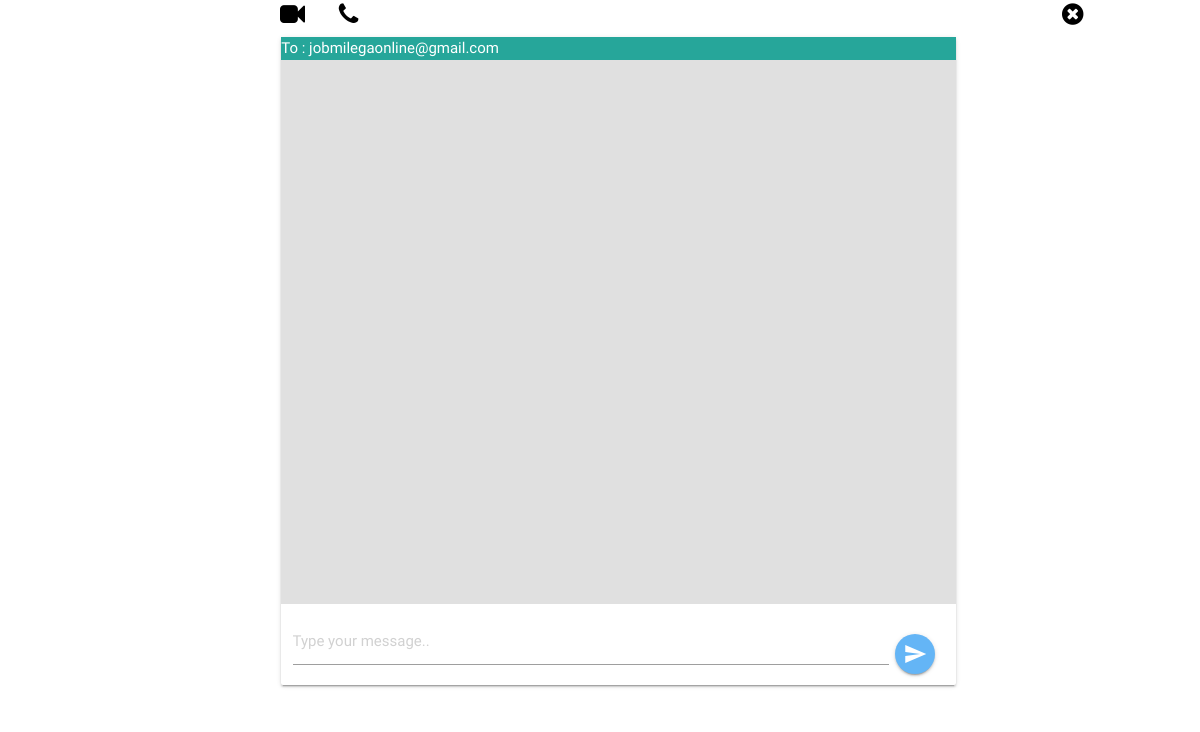
Before: /chat/30/2/ with the older database file.
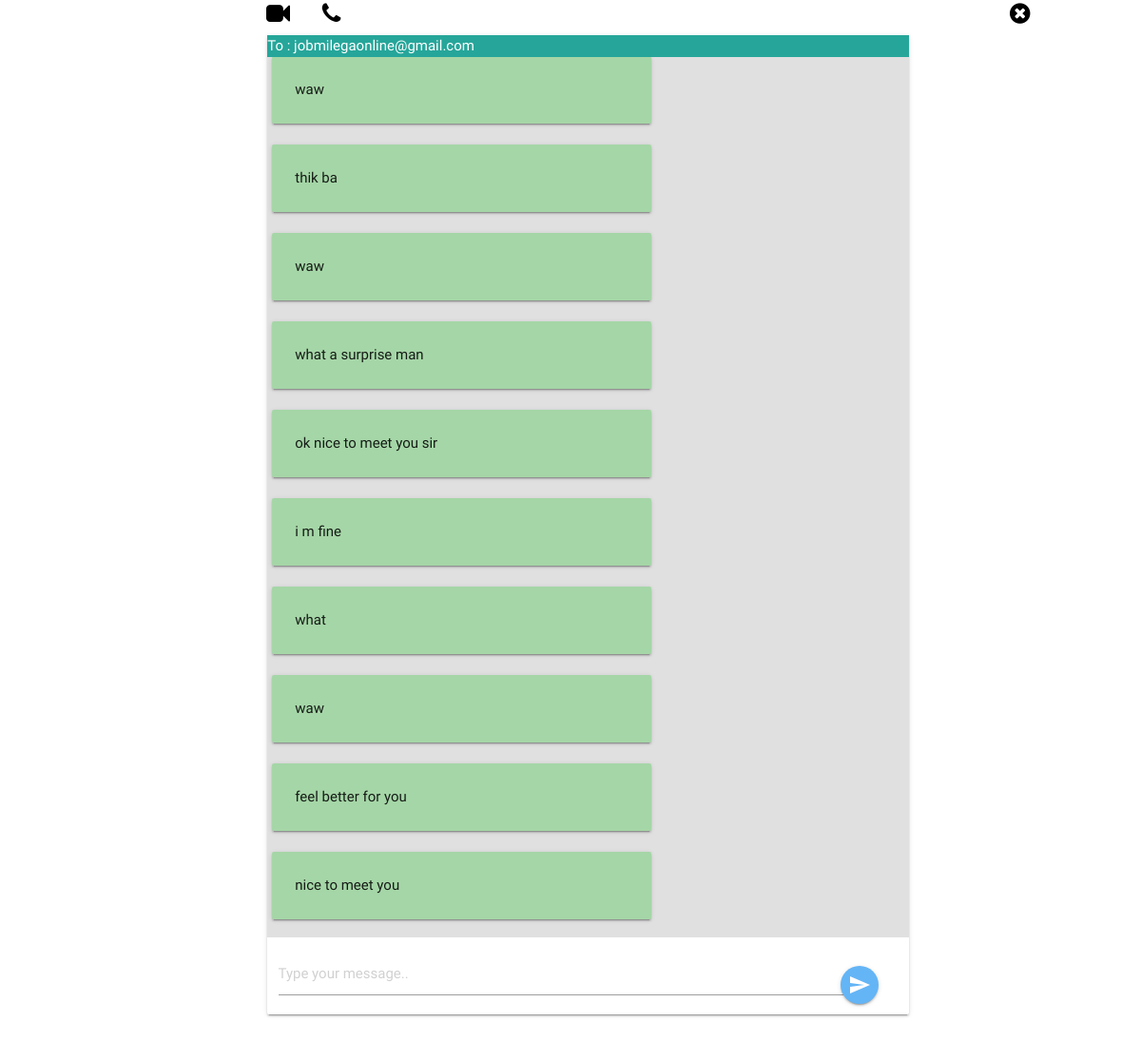
After: the same page with the newer database file.
### job/models.py (models this page shows)
class Message(models.Model):
    sender = models.ForeignKey(User, on_delete=models.CASCADE, related_name='sender')
    receiver = models.ForeignKey(User, on_delete=models.CASCADE, related_name='receiver')
    message = models.CharField(max_length=1200)
    timestamp = models.DateTimeField(auto_now_add=True)
    is_read = models.BooleanField(default=False)
    def __str__(self):
        return self.message
    class Meta:
        ordering = ('timestamp',)

### job/views.py (the view)
# urls.py: path('chat/<int:sender>/<int:receiver>/', views.message_view, name='chat'),
def message_view(request, sender, receiver):
    user = request.user
    receivername=User.objects.get(id=receiver)
    if request.method == "GET":
       d= {'users': User.objects.exclude(username=request.user.username),
            'receiver': User.objects.get(id=receiver),
            'messages': Message.objects.filter(sender_id=sender, receiver_id=receiver) |
                        Message.objects.filter(sender_id=receiver, receiver_id=sender),
           'receivername': receivername }
    return render(request, "messages.html",d)

### job/templates/messages.html (shortened to what this page needs)
{% extends 'chat.html' %}
{% block messages %}
    {% for message in messages %}
    {% if message.sender == request.user %}
<div class="card-panel right yellow lighten-3" style="width: 60%; position: relative;">
    <div style="position: absolute; top: 0; left:3px; font-weight: bolder" class="title"></div>
    {{ message }}
</div>
    {% else %}
<div class="card-panel left green lighten-3" style="width: 60%; position: relative">
    {{ message }}
</div>
    {% endif %}
    {% endfor %}
{% endblock %}

### job/templates/chat.html (shortened to what this page needs)
{% load static %}
<head>
        <link type="text/css" rel="stylesheet" href="{% static 'css/materialize.min.css' %}"  media="screen,projection"/>
        <link type="text/css" rel="stylesheet" href="{% static 'css/style.css' %}"  media="screen,projection"/>
       <link rel="stylesheet" href="https://cdnjs.cloudflare.com/ajax/libs/font-awesome/4.7.0/css/font-awesome.min.css">
    </head>
<i style="margin-left:280px;font-size:25px;margin-top:2px;position-fixed;color:black" class="fa fa-video-camera" ></i>
 <i style="margin-left:30px;font-size:25px;margin-top:2px;position-fixed;color:black" class="fa fa-phone" ></i>
<div class="section" style="height: 80vh;margin-top:-15px;margin-left: 270px;">
    <div class="row">
        <div class="col s9">
            <div class="card">
                 <div style="background-color:#26a69a;color:white;border-radius:0px 0px 0px 0px;">
               To : {{receivername.username }}
                 </div>
            <div id="board" class="section grey lighten-2" style="height: 68vh; padding: 5px; overflow-y: scroll">
                {% block messages %}
                {% endblock %}
            </div>
            <form id="chat-box" class="form-group {% block hide %}hide{% endblock %}" method="post">
                <div class="row">
                    <div class="col s11">
                        <div class="input-field">
                            <input id="id_message" name="message" type="text" placeholder="Type your message..">
                        </div>
                    </div>
                    <div class="col s1" style="line-height: 80px;margin-top:30px;margin-left:-2vh">
                        <button class="btn btn-floating blue lighten-2 waves-effect waves-light"><i class="material-icons">send</i></button>
                    </div>
                </div>
            </form>
            </div>
        </div>
    </div>
    </div>
    {% load static %}

Changed rows visible on the page:
added Message: message "waw"
added Message: message "thik ba"
added Message: message "waw"
added Message: message "what a surprise man"
added Message: message "ok nice to meet you sir"
added Message: message "i m fine"
added Message: message "what"
added Message: message "waw"
added Message: message "feel better for you"
added Message: message "nice to meet you"
